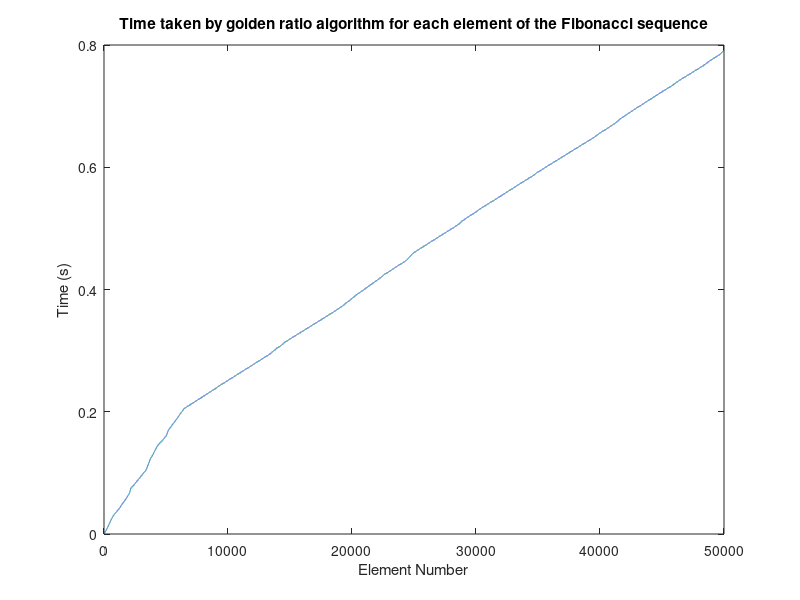

Write the MATLAB code that produced this figure.
% Fibonacci sequence generation using the golden ratio

% Initialize variables
n = 50000; % Number of elements in the sequence
fib = zeros(n,1); % Preallocate memory for the sequence
time_taken = zeros(n,1); % Preallocate memory for timing results

% Golden ratio algorithm to calculate the nth Fibonacci number
tic;
phi = (1 + sqrt(5))/2; % The golden ratio
fib(1) = 1;
for i = 2:n
    fib(i) = round((phi^i - (1-phi)^i)/sqrt(5)); % The formula for the nth Fibonacci number using the golden ratio
    time_taken(i) = toc;
end

% Plot the results
plot(1:n, time_taken)
xlabel('Element Number')
ylabel('Time (s)')
title('Time taken by golden ratio algorithm for each element of the Fibonacci sequence')

